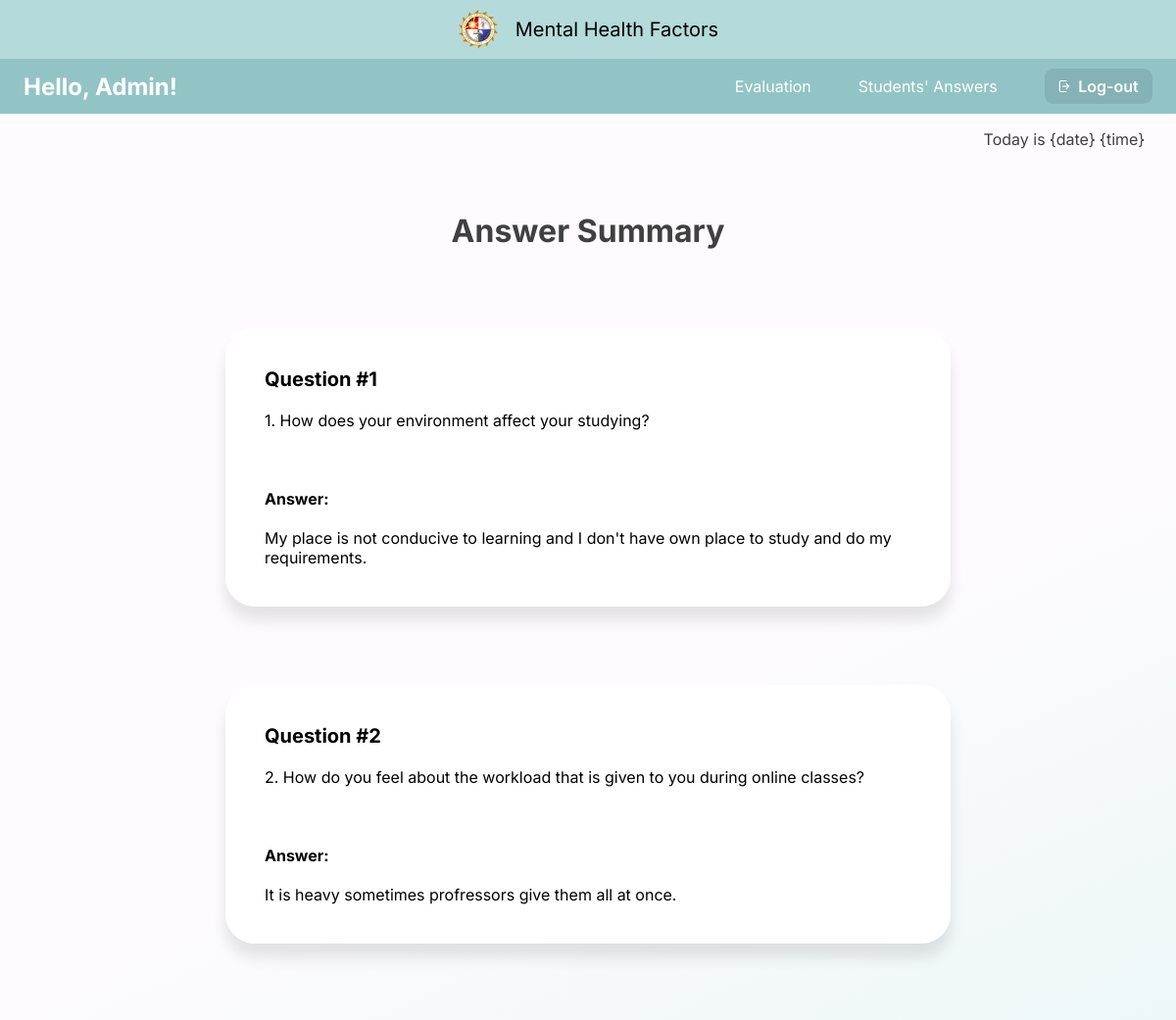
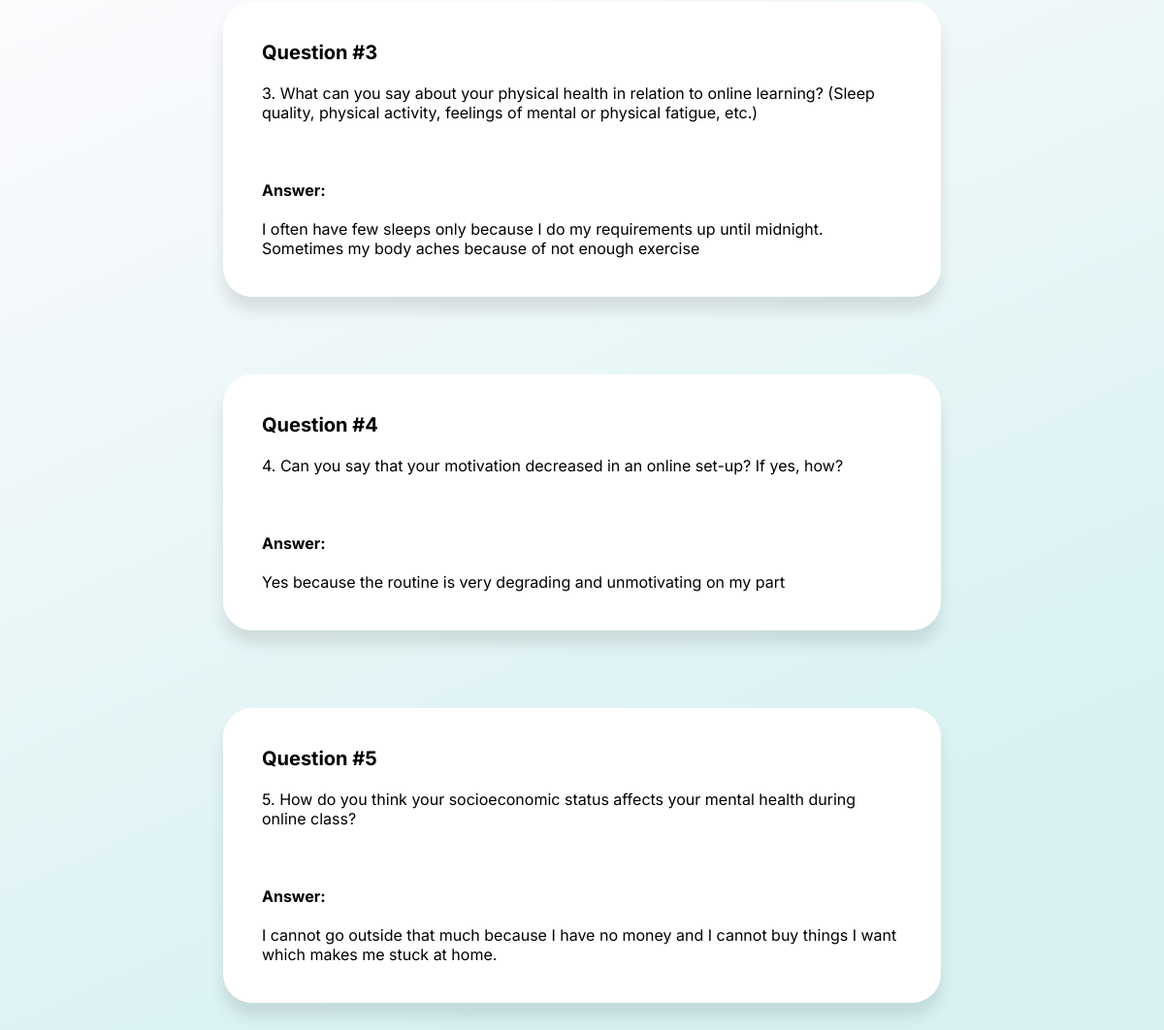
Screenshot of /student_answer/24 with the database file from the repository (2 pictures, top to bottom).
### capswebsite/models.py (models this page shows, shortened)
class Answers(models.Model):
    email_error_message = 'Email must be: @plm.edu.ph'
    email_regex = RegexValidator(
    regex=r'^[A-Za-z0-9._%+-]+@plm.edu.ph$',
    message=email_error_message
    )
    ID_error_message = 'Faculty ID must be entered in format: 20XXXXXXX'
    ID_regex = RegexValidator(
        regex=r'^20\d{7}$',
        message=ID_error_message
    )
    Year_CHOICES = (
        ('1', '1'),
        ('2', '2'),
        ('3', '3'),
        ('4', '4'),
        ('5', '5'),
        ('6', '6'),
    )
    email = models.EmailField(verbose_name="Email",max_length=60,validators=[email_regex],blank=True)
    firstName = models.CharField(max_length=100, verbose_name='First Name', null=True,blank=True)
    lastName = models.CharField(max_length=100, verbose_name='Last Name', null=True,blank=True)
    numberID = models.CharField(max_length=100,validators=[ID_regex], verbose_name='Number ID', null=True,blank=True)
    college= models.ForeignKey(College, verbose_name='College',null=True,blank=True,on_delete=models.CASCADE)
    course= models.ForeignKey(Course, verbose_name='Course',null=True,blank=True,on_delete=models.CASCADE)
    year = models.CharField(max_length=10, choices=Year_CHOICES, verbose_name='Year', null=True,blank=True)
    block = models.CharField(max_length=10, verbose_name='Block', null=True,blank=True)
    question1 = models.CharField(max_length=1000, verbose_name="question1",null=True, blank =True)
    question2 = models.CharField(max_length=1000, verbose_name="question2",null=True, blank =True)
    question3 = models.CharField(max_length=1000, verbose_name="question3",null=True, blank =True)
    question4 = models.CharField(max_length=1000, verbose_name="question4",null=True, blank =True)
    question5 = models.CharField(max_length=1000, verbose_name="question5",null=True, blank =True)

### capswebsite/views.py (the view)
# urls.py: re_path(r'^student_answer/(?P<pk>[a-zA-Z0-9]+$)', views.student_answer, name='student_answer'),
def student_answer(request, pk):
    answers = Answers.objects.filter(id=pk)
    context = {'answers':answers}
    return render(request, 'admin/student_answer.html',context)

### capswebsite/templates/admin/student_answer.html (shortened to what this page needs)
{% load static %}
{% include 'admin/admin_navbar.html' %}
{% block content %}
<p class="date-time">Today is {date} {time}</p>
<div class="title">Answer Summary</div>
        {% for ans in answers %}
        <div class="qna">
            <span>Question #1</span>
            <br><br>
            1. How does your environment affect your studying?
            <br><br><br><br>
            <label for="answer"><b>Answer:</b></label>
            <br><br>
            {{ans.question1}}
        </div>
        <div class="qna">
            <span>Question #2</span>
            <br><br>
            2. How do you feel about the workload that is given to you during online classes?
            <br><br><br><br>
            <label for="answer"><b>Answer:</b></label>
            <br><br>
            {{ans.question2}}
        </div>
        <div class="qna">
            <span>Question #3</span>
            <br><br>
            3. What can you say about your physical health in relation to online learning? (Sleep quality, physical activity, feelings of mental or physical fatigue, etc.)
            <br><br><br><br>
            <label for="answer"><b>Answer:</b></label>
            <br><br>
            {{ans.question3}}
        </div>
        <div class="qna">
            <span>Question #4</span>
            <br><br>
            4. Can you say that your motivation decreased in an online set-up? If yes, how?
            <br><br><br><br>
            <label for="answer"><b>Answer:</b></label>
            <br><br>
            {{ans.question4}}
        </div>
        <div class="qna">
            <span>Question #5</span>
            <br><br>
            5. How do you think your socioeconomic status affects your mental health during online class?
            <br><br><br><br>
            <label for="answer"><b>Answer:</b></label>
            <br><br>
            {{ans.question5}}
        </div>
{%endfor%}
{% endblock %}

### capswebsite/static/css/admin_navbar.css (style rules this page uses)
body { margin:0px; width: 100%; height: 100%; }

### capswebsite/templates/admin/student_answer.html (style rules this page uses)
body { margin: 0px; min-height: 100vh; background: linear-gradient(155.57deg, #FDFBFE 36.97%, #D8F2F2 83.32%); background-repeat: no-repeat; }
.date-time { font-family: 'Inter'; font-style: normal; font-weight: 400; font-size: 1em; color: #404040; text-align: right; margin-right: 2em; }
.title { font-family: 'Inter'; font-style: normal; font-weight: 700; font-size: 2em; text-align: center; margin-top: 2em; color: #404040; }
.qna { display: block; min-width: 100px; max-width: 55%; height: auto; padding: 40px; margin: 80px auto; background: #FFFFFF; box-shadow: 0px 14px 15px rgba(0, 0, 0, 0.1); border-radius: 30px; font-family: 'Inter'; font-style: normal; font-weight: 400; font-size: 16px; }
.qna span { font-family:'Inter'; font-size: 20px; font-weight: 700; }

### rows the page displays
Answers: question1 "My place is not conducive to learning and I don't have own place to study and do my requirements.", question2 "It is heavy sometimes profressors give them all at once.", question3 "I often have few sleeps only because I do my requirements up until midnight. Sometimes my body aches because of not enough exercise", question4 "Yes because the routine is very degrading and unmotivating on my part", question5 "I cannot go outside that much because I have no money and I cannot buy things I want which makes me stuck at home."
